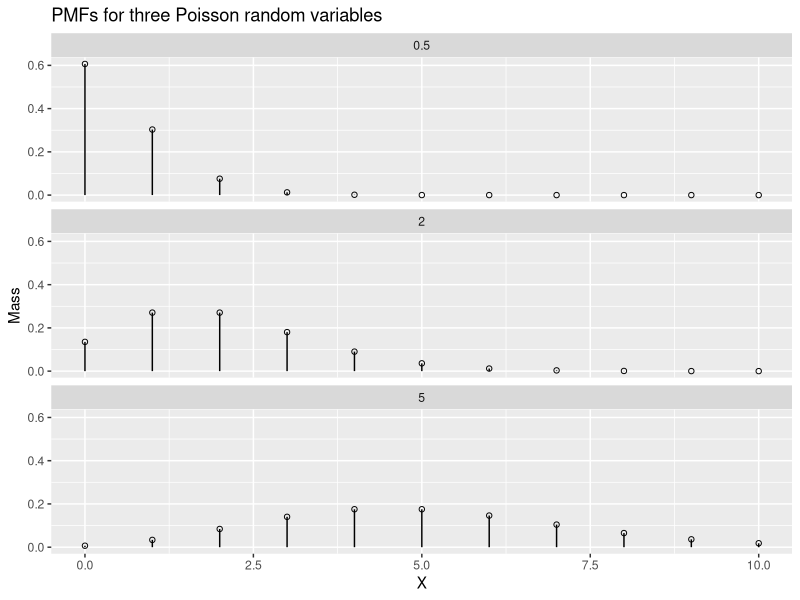

Write the R code that produced this figure.
## ---- chunk 1
library(tidyverse)
## ---- chunk 2
# Create every combination of x-values and lambda values
pmf_data <- expand_grid(x = 0:10, lambda = c(0.5, 2, 5)) %>% 
  mutate(pmf = dpois(x, lambda)) # Compute PMF for each combination using dpois()

# Plot
pmf_plots <- ggplot(pmf_data, aes(x=x, y=pmf)) +
  geom_segment(aes(x=x, y= pmf, xend = x, yend = 0)) +
  geom_point(shape = 21, size = 1.5)+
  facet_wrap(~lambda, ncol = 1) + 
  labs(
    title = "PMFs for three Poisson random variables",
    x = "X",
    y = "Mass"
  ) 

pmf_plots
